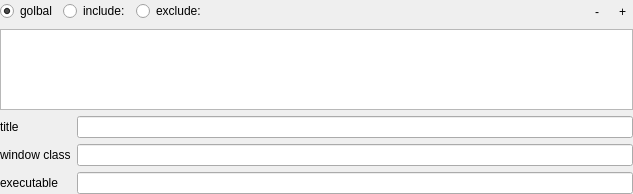
<?xml version="1.0" encoding="UTF-8"?>
<ui version="4.0">
 <class>ScopeWidget</class>
 <widget class="QWidget" name="ScopeWidget">
  <property name="geometry">
   <rect>
    <x>0</x>
    <y>0</y>
    <width>633</width>
    <height>194</height>
   </rect>
  </property>
  <property name="windowTitle">
   <string notr="true">Form</string>
  </property>
  <property name="toolTip">
   <string notr="true"/>
  </property>
  <layout class="QVBoxLayout" name="verticalLayout">
   <property name="margin">
    <number>0</number>
   </property>
   <item>
    <layout class="QHBoxLayout" name="horizontalLayout_2">
     <property name="spacing">
      <number>100</number>
     </property>
     <item>
      <widget class="QWidget" name="type_radio_widget" native="true">
       <layout class="QHBoxLayout" name="horizontalLayout">
        <property name="margin">
         <number>0</number>
        </property>
        <item>
         <widget class="QRadioButton" name="scopeMode_0">
          <property name="text">
           <string>golbal</string>
          </property>
          <property name="checked">
           <bool>true</bool>
          </property>
         </widget>
        </item>
        <item>
         <widget class="QRadioButton" name="scopeMode_1">
          <property name="text">
           <string>include:</string>
          </property>
          <property name="checked">
           <bool>false</bool>
          </property>
         </widget>
        </item>
        <item>
         <widget class="QRadioButton" name="scopeMode_2">
          <property name="text">
           <string>exclude:</string>
          </property>
          <property name="checked">
           <bool>false</bool>
          </property>
         </widget>
        </item>
       </layout>
      </widget>
     </item>
     <item>
      <spacer name="horizontalSpacer">
       <property name="orientation">
        <enum>Qt::Horizontal</enum>
       </property>
       <property name="sizeHint" stdset="0">
        <size>
         <width>0</width>
         <height>0</height>
        </size>
       </property>
      </spacer>
     </item>
     <item>
      <widget class="QWidget" name="tool_buttons_widget" native="true">
       <layout class="QHBoxLayout" name="horizontalLayout_3">
        <property name="margin">
         <number>0</number>
        </property>
        <item>
         <widget class="QToolButton" name="scope_pick">
          <property name="sizePolicy">
           <sizepolicy hsizetype="Minimum" vsizetype="Fixed">
            <horstretch>0</horstretch>
            <verstretch>0</verstretch>
           </sizepolicy>
          </property>
          <property name="maximumSize">
           <size>
            <width>50</width>
            <height>35</height>
           </size>
          </property>
          <property name="toolTip">
           <string notr="true">Pick from a Window</string>
          </property>
          <property name="text">
           <string notr="true"/>
          </property>
          <property name="autoRaise">
           <bool>true</bool>
          </property>
         </widget>
        </item>
        <item>
         <widget class="QToolButton" name="scope_delete">
          <property name="sizePolicy">
           <sizepolicy hsizetype="Minimum" vsizetype="Fixed">
            <horstretch>0</horstretch>
            <verstretch>0</verstretch>
           </sizepolicy>
          </property>
          <property name="maximumSize">
           <size>
            <width>50</width>
            <height>35</height>
           </size>
          </property>
          <property name="toolTip">
           <string notr="true"/>
          </property>
          <property name="text">
           <string notr="true">-</string>
          </property>
          <property name="autoRaise">
           <bool>true</bool>
          </property>
         </widget>
        </item>
        <item>
         <widget class="QToolButton" name="scope_add">
          <property name="sizePolicy">
           <sizepolicy hsizetype="Minimum" vsizetype="Minimum">
            <horstretch>0</horstretch>
            <verstretch>0</verstretch>
           </sizepolicy>
          </property>
          <property name="maximumSize">
           <size>
            <width>50</width>
            <height>35</height>
           </size>
          </property>
          <property name="toolTip">
           <string notr="true"/>
          </property>
          <property name="text">
           <string notr="true">+</string>
          </property>
          <property name="autoRaise">
           <bool>true</bool>
          </property>
         </widget>
        </item>
       </layout>
      </widget>
     </item>
    </layout>
   </item>
   <item>
    <widget class="A2ListCompact" name="cfg_scope">
     <property name="sizePolicy">
      <sizepolicy hsizetype="Expanding" vsizetype="Maximum">
       <horstretch>0</horstretch>
       <verstretch>0</verstretch>
      </sizepolicy>
     </property>
     <property name="minimumSize">
      <size>
       <width>0</width>
       <height>40</height>
      </size>
     </property>
     <property name="maximumSize">
      <size>
       <width>16777215</width>
       <height>16777215</height>
      </size>
     </property>
     <property name="toolTip">
      <string notr="true"/>
     </property>
     <property name="horizontalScrollBarPolicy">
      <enum>Qt::ScrollBarAlwaysOff</enum>
     </property>
    </widget>
   </item>
   <item>
    <widget class="QWidget" name="fields_widget" native="true">
     <layout class="QFormLayout" name="formLayout_2">
      <property name="margin">
       <number>0</number>
      </property>
      <item row="0" column="0">
       <widget class="QLabel" name="label_2">
        <property name="text">
         <string>title</string>
        </property>
       </widget>
      </item>
      <item row="0" column="1">
       <widget class="A2ButtonField" name="scope_title"/>
      </item>
      <item row="1" column="0">
       <widget class="QLabel" name="label_3">
        <property name="text">
         <string>window class</string>
        </property>
       </widget>
      </item>
      <item row="1" column="1">
       <widget class="A2ButtonField" name="scope_class"/>
      </item>
      <item row="2" column="0">
       <widget class="QLabel" name="label_4">
        <property name="text">
         <string>executable</string>
        </property>
       </widget>
      </item>
      <item row="2" column="1">
       <widget class="A2ButtonField" name="scope_exe"/>
      </item>
     </layout>
    </widget>
   </item>
  </layout>
 </widget>
 <customwidgets>
  <customwidget>
   <class>A2ButtonField</class>
   <extends>QLineEdit</extends>
   <header>a2widget</header>
  </customwidget>
  <customwidget>
   <class>A2ListCompact</class>
   <extends>QListWidget</extends>
   <header>a2widget</header>
  </customwidget>
 </customwidgets>
 <resources/>
 <connections/>
</ui>
